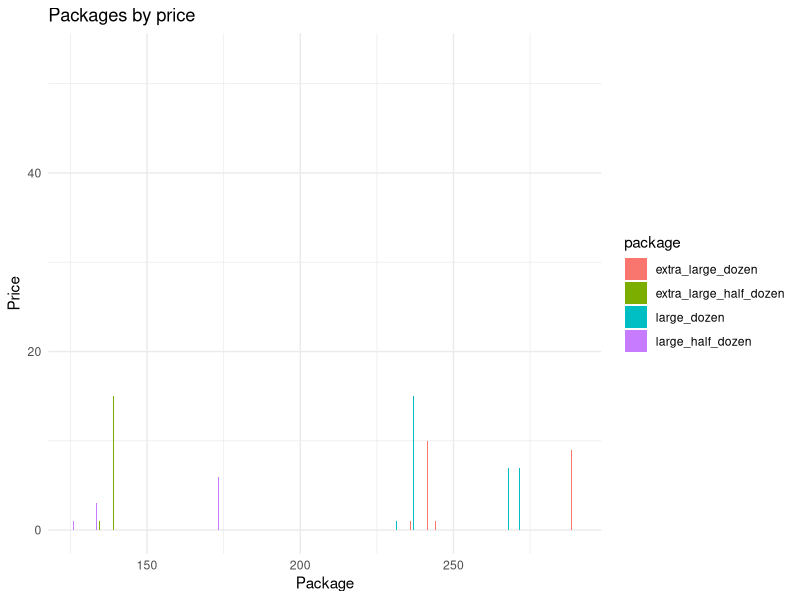

The R source for this figure:
## ---- chunk 1
#| label: setup
#| warning: false
#| message: false

library(tidyverse)
library(ggplot2)

knitr::opts_chunk$set(echo = TRUE, warning=FALSE, message=FALSE)
## ---- chunk 2
eggs <- read_csv("_data/eggs_tidy.csv")
head(eggs)
## ---- chunk 3
eggs_clean <- eggs %>% 
  mutate(Date= ym(str_c(year, month, sep ="-"))) %>% 
  select(3:7)
head(eggs_clean)

## ---- chunk 4
longer<- pivot_longer(eggs, cols=c(-month,-year),
                     names_to = "package",
                     values_to = "price")
longer
## ---- chunk 5
ggplot(longer, aes(price, fill = package)) + geom_bar() +
  theme_minimal() +
  labs(title = "Packages by price ", y = "Price", x = "Package")
